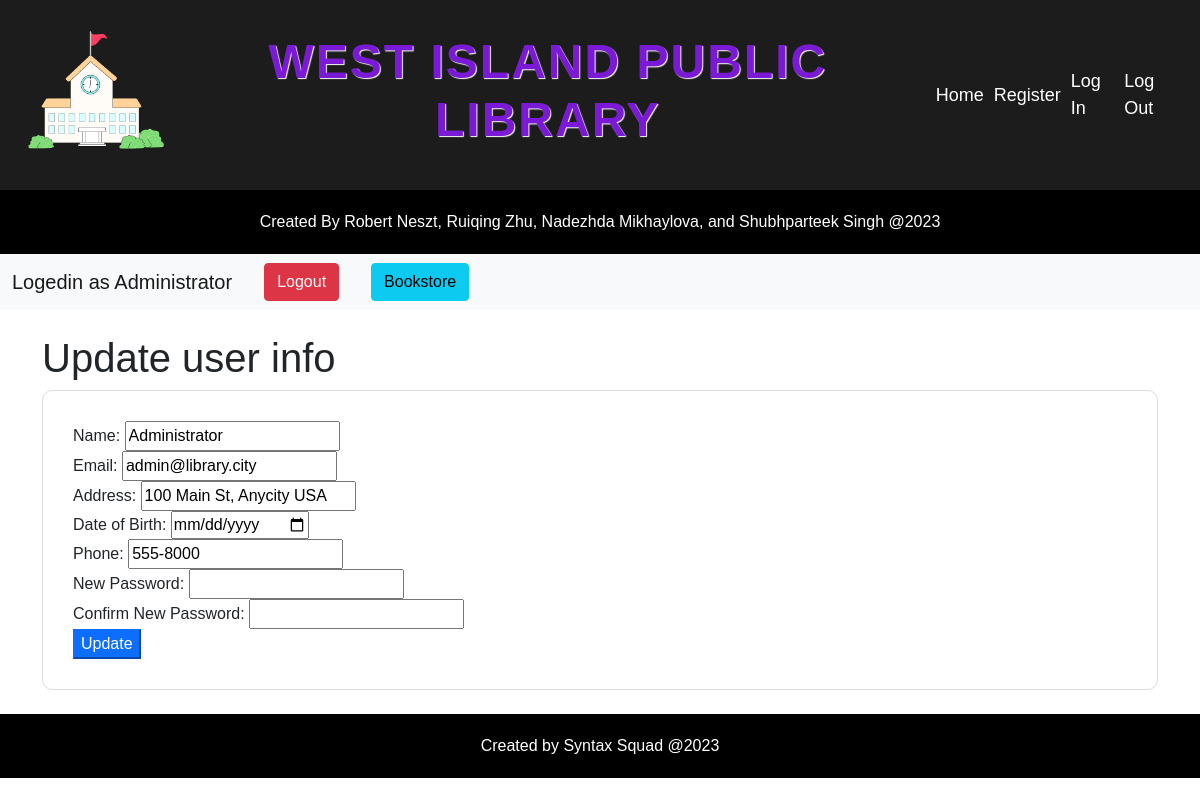
/user_manage_info.php (signed in), run on the app's committed database.
### tables this page shows
CREATE TABLE users (
    user_id INT(11) PRIMARY KEY AUTO_INCREMENT,
    name VARCHAR(255) NOT NULL,
    email VARCHAR(255) NOT NULL,
    password VARCHAR(255) NOT NULL,
    address VARCHAR(255) NOT NULL,
    phone VARCHAR(20) NOT NULL,
    role VARCHAR(10) NOT NULL,
    registration_date DATE NOT NULL,
    birth_date DATE NULL
);

### user_manage_info.php (the view, shortened to what this page needs)
<?php
require_once "dbconnection.php";
include('header.php');
include('footer.php');
if (!array_key_exists("role", $_SESSION) || !($_SESSION['role'] == 'admin' || $_SESSION['role'] == 'user')) {
    echo 'Not logged in to an account! Please login to access this page.<br>';
    echo '<a href="login.php">Login here!</a>';
} else {
    $user_id = $_SESSION["id"];
    $sql = "SELECT * FROM users WHERE user_id = $user_id";
    $result = mysqli_query($conn, $sql);
    $row = mysqli_fetch_assoc($result);
?>
    <!DOCTYPE html>
    <html>
    <head>
        <link href="https://cdn.jsdelivr.net/npm/bootstrap@5.0.2/dist/css/bootstrap.min.css" rel="stylesheet">
        <link href="style.css" rel="stylesheet" />
        <link rel="stylesheet" type="text/css" href="style.css">
    </head>
    <body>
        <nav class="navbar navbar-expand-lg navbar-light bg-light py-2">
            <div class="container-fluid">
                <a class="navbar-brand" href="user_dashboard.php">Logedin as <?php echo htmlspecialchars($_SESSION["name"]); ?></a>
                <div class="collapse navbar-collapse" id="navbarSupportedContent">
                    <ul class="navbar-nav me-auto mb-2 mb-lg-0">
                        <li class="nav-item">
                            <a class="btn btn-danger mx-lg-3" href="logout.php">Logout</a>
                        </li>
                        <li class="nav-item">
                            <a class="btn btn-info mx-lg-3" href="bookstore.php">Bookstore</a>
                        </li>
                    </ul>
                </div>
            </div>
        </nav>
        <div class="container my-4">
            <h1>Update user info</h1>
            <form action="<?php echo htmlspecialchars($_SERVER["PHP_SELF"]); ?>" method="post">
                <label for="name">Name:</label>
                <input type="text" id="name" name="name" value="<?php echo $row['name']; ?>"><br>
                <label for="email">Email:</label>
                <input type="email" id="email" name="email" value="<?php echo $row['email']; ?>"><br>
                <label for="address">Address:</label>
                <input type="text" id="address" name="address" value="<?php echo $row['address']; ?>"><br>
                <label for="dob">Date of Birth:</label>
                <input type="date" id="dob" name="dob" value="<?php echo $row['birth_date']; ?>"><br>
                <label for="phone">Phone:</label>
                <input type="tel" id="phone" name="phone" value="<?php echo $row['phone']; ?>"><br>
                <label for="password">New Password:</label>
                <input type="password" id="password" name="password"><br>
                <label for="confirm_password">Confirm New Password:</label>
                <input type="password" id="confirm_password" name="confirm_password"><br>
                <input type="submit" class="btn-primary" value="Update">
            </form>
        </div>
        <footer>
            Created by Syntax Squad @2023
        </footer>
    </body>
    </html>
<?php
}
?>

### style.css (style rules this page uses)
body { font-family: Arial, sans-serif; }
footer { background-color: black; color: white; text-align: center; padding: 20px; }
form { background-color: #fff; border: 1px solid #ddd; padding: 30px; border-radius: 10px; }

### data on the page
users: name "Administrator", email "admin@library.city", address "100 Main St, Anycity USA", phone "555-8000"

### other printed values
$_SESSION["name"] "Administrator"
